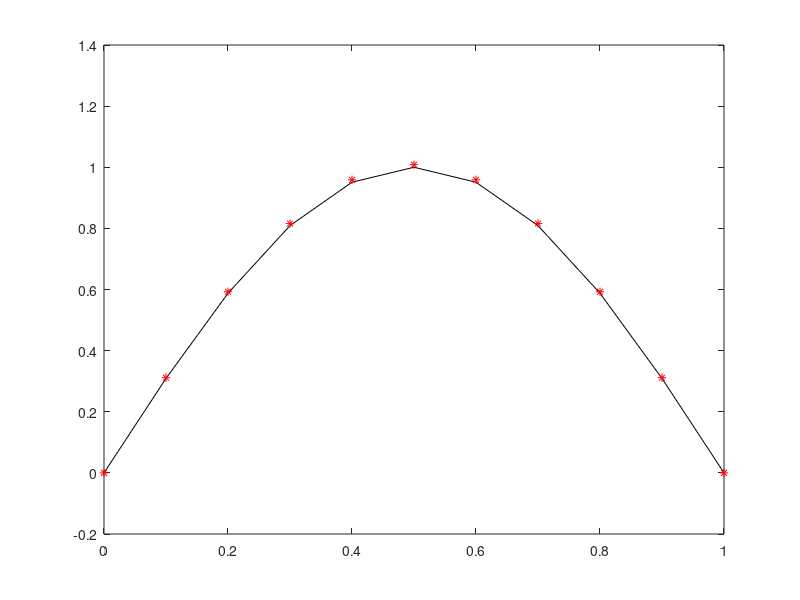

Write MATLAB code to recreate this figure.
function fd1d (M,a,b,ua,ub)
%%%%%%%%%%%%%%%%%%%%%%%%%%%%%%%%%%%%%%%%%%%%%%%%%%%%%%%%%%%%%%%%%%%%%%%%%%%%%%%%
%% This function shows how to set up the finite difference approximation of a 
%% model two-point boundary value problem -u''=f, on the interval [a,b], with 
%% Dirichlet boundary conditions ua (left) and ub (right), and default 
%% discretization 0....M.  
%%%%%%%%%%%%%%%%%%%%%%%%%%%%%%%%%%%%%%%%%%%%%%%%%%%%%%%%%%%%%%%%%%%%%%%%%%%%%%%%
%% Notes:
%% 1) Since MATLAB vectors aren't 0-indexed, we use 1..M+1 to label the nodes.
%% 2) The user must code the expression for f below (rhsfun).
%% 3) The user must code the expression for the exact solution below (exfun).


%% >>> Question to MP: What do you mean by this?  
%% >>> It seems that the boundary conditions are the inputs ua and ub?
%% and set up /change boundary conditions 

%%%%%%%%%%%%%%%%%%%%%%%%%%%%%%%%%%%%%%%%%%%%%%%%%%%%%%%%%%%%%%%%%%%%%%%%%%%%%%%%
%% Outputs:
%% This function will output a plot of both the exact solution and the 
%% numerical solution, along with reporting the max-norm error between the two.
%%%%%%%%%%%%%%%%%%%%%%%%%%%%%%%%%%%%%%%%%%%%%%%%%%%%%%%%%%%%%%%%%%%%%%%%%%%%%%%%
% [redacted]
% [redacted]
%%%%%%%%%%%%%%%%%%%%%%%%%%%%%%%%%%%%%%%%%%%%%%%%%%%%%%%%%%%%%%%%%%%%%%%%%%%%%%%%
if nargin < 1, 
    M = 10; 
    a = 0; b = 1;
    ua = 0;
    ub = 0;
end

dx = (b-a)/M;           %% use uniform grid
x = (a:dx:b)';

%% set up the matrix and the right hand side vector
f = rhsfun(x);

A = zeros(M+1,M+1);     %% or use sparse(M+1,M+1)
for i=2:M
    %% set up i'th row of the matrix
    A(i,i) = 2;
    A(i,i-1) = -1; 
    A(i,i+1) = -1; 
end
A = A / (dx*dx);

%% apply the Dirichlet boundary conditions to the matrix 
%% and to the right hand side
A (1,1) = 1;
A (M+1,M+1) = 1; 
f (1,1) = ua;
f (M+1,1) = ub;

%% solve the linear system;
u = A \ f;

%% plot both the analytical and the numerical solutions
exvec = exfun(x);
plot(x,exvec,'k',x,u','r*');

%% compute the error vector
error = abs(exvec - u);
%% report the error in max norm and in two discrete norm 
fprintf('%g    %g\n',dx,norm(error,inf));   %% >>> Question to MP: I don't see the two-norm here?  Am I mis-understanding?

%%%%%%%%%%%%%%%%%%%%%%%%%%%%%%%%%%%%%%%%%%%%%%%%%%%%%%%%%%%%%%%%%%%%%%%%%%%%%%%%
%%%%%%%%%%%%%%%%%%%%%%%% these functions have to be coded by user %%%%%%%%%%%%%%
%%%%%%%%%%%%%%%%%%%%%%%%%%%%%%%%%%%%%%%%%%%%%%%%%%%%%%%%%%%%%%%%%%%%%%%%%%%%%%%%
function v = rhsfun(x)  %% this is the function f from the equation -u''=f
v = pi*pi*sin(pi*x);

function v = exfun(x)   %%this is the exact solution for instructive comparison
v = sin(pi*x);
